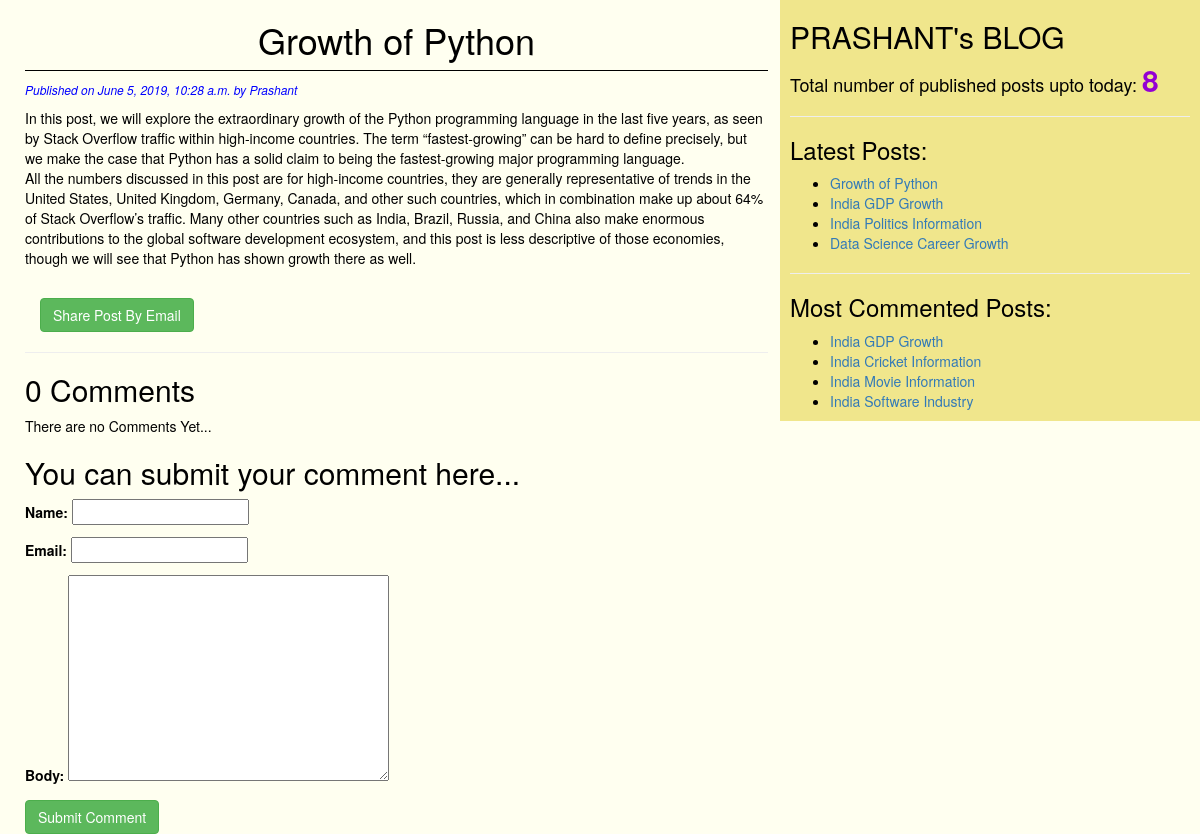
The app's page /2019/06/05/growth-python/ with its own data.
### blog/models.py (models this page shows, shortened)
class Post(models.Model):
    STATUS_CHOICES=(('draft','Draft'),('published','Published'))
    title=models.CharField(max_length=256)
    slug=models.SlugField(max_length=264,unique_for_date='publish')
    author=models.ForeignKey(User,on_delete=models.CASCADE,default='DEFAULT VALUE',related_name='blog_posts')
    body=models.TextField()
    publish=models.DateTimeField(default=timezone.now)
    created=models.DateTimeField(auto_now_add=True)
    updated=models.DateTimeField(auto_now=True)
    status=models.CharField(max_length=10,choices=STATUS_CHOICES,default='draft')
    objects=CustomManager()
    tags=TaggableManager()
    class Meta:
        ordering=('-publish',)
    def get_absolute_url(self):
        return reverse('post_detail',args=[self.publish.year,self.publish.strftime('%m'),
        self.publish.strftime('%d'),self.slug])

### blog/views.py (the view)
# urls.py: url(r'^(?P<year>\d{4})/(?P<month>\d{2})/(?P<day>\d{2})/(?P<post>[-\w]+)/$',views.post_detail_view,name='post_detail'),
def post_detail_view(request,year,month,day,post):
    post=get_object_or_404(Post,slug=post,status='published',publish__year=year,publish__month=month,publish__day=day)
    comments=post.comments.filter(active=True)
    csubmit=False
    if request.method=='POST':
        form=CommentForm(request.POST)
        if form.is_valid():
            new_comment=form.save(commit=False)
            new_comment.post=post
            new_comment.save()
            csubmit=True
    else:
        form=CommentForm()
    return render(request,'blog/post_detail.html',{'post':post,'form':form,'csubmit':csubmit,'comments':comments})

### blog/forms.py
class CommentForm(forms.ModelForm):
    class Meta:
        model=Comment
        fields=('name','email','body')

### blog/models.py (called while the page is built)
    def get_queryset(self):
        return super().get_queryset().filter(status='published')

### blog/templatetags/blog_tags.py (called while the page is built)
@register.simple_tag
def total_posts():
    return Post.objects.count()

@register.inclusion_tag('blog/latest_posts123.html')
def show_latest_posts():
    latest_posts=Post.objects.order_by('-publish')[:4]
    return {'latest_posts':latest_posts}

@register.simple_tag
def get_most_commented_posts():
    return Post.objects.annotate(total_comments=Count('comments')).order_by('-total_comments')[:4]

### templates/blog/post_detail.html (shortened to what this page needs)
{%extends 'blog/base.html' %}
  {%block content%}
    <h1>{{post.title}}</h1>
    <p id="date"> Published on {{post.publish}} by {{post.author|title}}</p>
    {{post.body|linebreaks}}
    <br>
    <div class="container">
      <a href="/{{post.id}}/share" class="btn btn-md btn-success">Share Post By Email</a>
    </div>
    <hr>
    {% with comments.count as comments_count%}
      <h2>{{comments_count}} Comment{{comments_count|pluralize}}</h2>
    {%endwith%}
    {%if comments%}
      {%for comment in comments%}
        <p id='ch'>Comment {{forloop.counter}} by {{comment.name}} on {{comment.created}}</p>
        <div class="cb">{{comment.body|linebreaks}}</div>
      {%endfor%}
      <hr>
    {%else%}
      <p>There are no Comments Yet...</p>
    {%endif%}
    {%if csubmit%}
      <h2>Your Comment Added Successfully</h2>
    {%else%}
    <h2>You can submit your comment here...</h2>
      <form method="post">
        {{form.as_p}}
        <input type="submit" name="" class="btn btn-success btn-md" value="Submit Comment">
      </form>
    {%endif%}
  {%endblock%}

### templates/blog/base.html (shortened to what this page needs)
<!DOCTYPE html>
{%load blog_tags%}
{%load staticfiles%}
<html lang="en" dir="ltr">
  <head>
    <link rel="stylesheet" href="https://maxcdn.bootstrapcdn.com/bootstrap/3.3.7/css/bootstrap.min.css"
>
    <link rel="stylesheet" href="{%static "css/blog1.css" %}">
  </head>
  <body>
    <div class="content">
      {%block content%}{%endblock%}
    </div>
    <div class="sidebar">
      <h2>PRASHANT's BLOG</h2>
      <h4><p>Total number of published posts upto today: <span id='pcount'>{% total_posts %}</span></p></h4>
      <hr>
      <h3>Latest Posts:</h3>{% show_latest_posts %}
      <hr>
      <h3>Most Commented Posts:</h3>{% get_most_commented_posts as most_commented_posts %}
      <ul>
        {%for post in most_commented_posts%}
        <li><a href="{{post.get_absolute_url}}">{{post.title}}</a></li>
        {%endfor%}
      </ul>
    </div>
  </body>
</html>

### templates/blog/latest_posts123.html
<ul>
  {%for post in latest_posts%}
  <li><a href="{{post.get_absolute_url}}">{{post.title}}</a></li>
  {%endfor%}
</ul>

### static/css/blog1.css (style rules this page uses)
.content { width: 64%; float: left; padding: 0 0 0 25px; background: Ivory; height: 100% }
.sidebar { width: 35%; float: right; padding: 0 10px 0 10px; background: Khaki; height: 100% }
h1 { text-align: center; border-bottom: 1px solid; padding-bottom: 10px; }
body { color: black; background: Ivory; }
#date { color: blue; font-size: 12px; font-style: italic; }
input[type='text'] { color: black; }
#pcount { font-size: 30px; color: DarkViolet; font-weight: bold; }

### records on screen
Post: title "Growth of Python", publish "June 5, 2019, 10:28 a.m.", author "Prashant", body "In this post, we will explore the extraordinary growth of the Python programming language in the last five years, as seen by Stack Overflow traffic within high-income countries. The term “fastest-growing” can be hard to define precisely, but we make the case that Python has a solid claim to being the fastest-growing major programming language. All the numbers discussed in this post are for high-income countries, they are generally representative of trends in the United States, United Kingdom, Germany, Canada, and other such countries, which in combination make up about 64% of Stack Overflow’s traffic. Many other countries such as India, Brazil, Russia, and China also make enormous…"
Post: title "India GDP Growth"
Post: title "India Politics Information"
Post: title "Data Science Career Growth"
Post: title "India Cricket Information"
Post: title "India Movie Information"
Post: title "India Software Industry"

### other values on screen
{{ comments_count }} "0"
